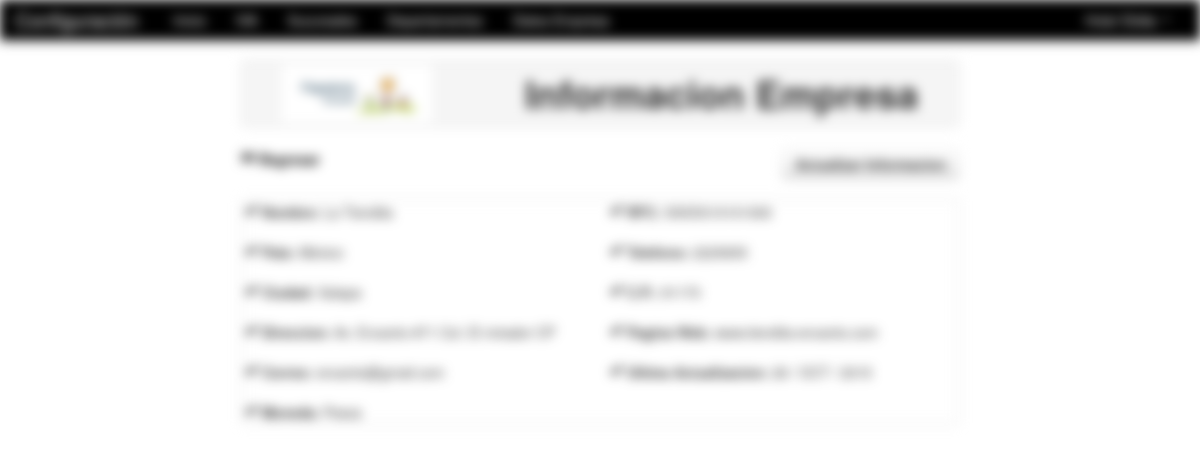
The page /Modulos/Datos/empresa.php (signed in) on the database its author committed.
### tables this page shows
CREATE TABLE IF NOT EXISTS `empresa` (
  `idEmpresa` int(11) NOT NULL,
  `empresa` varchar(255) NOT NULL,
  `nit` varchar(255) NOT NULL,
  `direccion` varchar(255) NOT NULL,
  `pais` varchar(255) NOT NULL,
  `ciudad` varchar(255) NOT NULL,
  `tel` varchar(255) NOT NULL,
  `fax` varchar(255) NOT NULL,
  `web` varchar(255) NOT NULL,
  `correo` varchar(255) NOT NULL,
  `fecha` date NOT NULL,
  `moneda` varchar(22) NOT NULL,
  `anno` varchar(255) NOT NULL
);

### Modulos/funciones.php (called while the page is built, shortened)
<?php
	function fecha($fecha){
		$meses = array("ENE","FEB","MAR","ABR","MAY","JUN","JUL","AGO","SEP","OCT","NOV","DIC");
		$a=substr($fecha, 0, 4);
		$m=substr($fecha, 5, 2);
		$d=substr($fecha, 8);
		return $d." / ".$meses[$m-1]." / ".$a;
	}
?>

### Modulos/Datos/empresa.php (the view, shortened to what this page needs)
<?php
	include_once "class/class.php";
	include_once "../funciones.php";
?>
<!DOCTYPE html>
<html lang="es">
  <head>
    <link href="../../css/bootstrap.css" rel="stylesheet">
    <link href="../../css/bootstrap-responsive.css" rel="stylesheet">
  </head>
  <body>
    <?php include_once "../../menu/m_datos.php"; ?>
    <div align="center">
    <table width="60%">
      <tr>
        <td>
        	<?php
				$pa=mysql_query("SELECT * FROM empresa WHERE idEmpresa=1");
				$row=mysql_fetch_array($pa);
			?>
        	<table class="table table-bordered">
              <tr class="well">
                <td>
               	    <div class="row-fluid">
	                    <div class="span4" align="center">
                        	<img src="../../img/logo.jpg" width="150" height="100">
                        </div>
    	                <div class="span8">
                    		<h1 align="center">Informacion Empresa</h1>
                        </div>
                    </div>
                </td>
              </tr>
            </table>
        </td>
      </tr>
    </table>
    <table width="60%">
      <tr>
        <td>
       	    <div class="row-fluid">
	            <div class="span4">
                	<a href="index.php" class="text-info"><i class="icon-fast-backward"></i> <strong>Regresar</strong></a>
                </div>
    	        <div class="span8" align="right">
                	<a href="#myModal" role="button" class="btn" data-toggle="modal"><strong>Actualizar Informacion</strong></a>
                </div>
            </div><br>
        	<table class="table table-bordered">
              <tr>
                <td>
                    <div class="row-fluid">
                    	<div class="span6">
                        	<i class="icon-ok"></i> <strong>Nombre: </strong><?php echo $row['empresa']; ?><br><br>
                            <i class="icon-ok"></i> <strong>Pais: </strong><?php echo $row['pais']; ?><br><br>
                            <i class="icon-ok"></i> <strong>Ciudad: </strong><?php echo $row['ciudad']; ?><br><br>
                            <i class="icon-ok"></i> <strong>Direccion: </strong><?php echo $row['direccion']; ?><br><br>
                            <i class="icon-ok"></i> <strong>Correo: </strong><?php echo $row['correo']; ?><br><br>
                            <i class="icon-ok"></i> <strong>Moneda: </strong><?php echo $row['moneda']; ?>
                        </div>
                    	<div class="span6">
                        	<i class="icon-ok"></i> <strong>RFC: </strong><?php echo $row['nit']; ?><br><br>
                            <i class="icon-ok"></i> <strong>Telefono: </strong><?php echo $row['tel']; ?><br><br>
                            <i class="icon-ok"></i> <strong>C.P.: </strong><?php echo $row['fax']; ?><br><br>
                            <i class="icon-ok"></i> <strong>Pagina Web: </strong><?php echo $row['web']; ?><br><br>
                            <i class="icon-ok"></i> <strong>Ultima Actualizacion: </strong><?php echo fecha($row['fecha']); ?><br><br>
                    	</div>
                    </div>
                </td>
              </tr>
            </table>
        </td>
      </tr>
    </table>
    </div>
  </body>
</html>

### menu/m_datos.php (shortened to what this page needs)
<div class="navbar navbar-inverse navbar-fixed-top">
      <div class="navbar-inner">
        <div class="container">
          <a class="brand" href="#" style="color:#FFF">Configuración</a>
          <div class="nav-collapse collapse">
            <ul class="nav">
              <li><a href="../../Principal.php" style="color:#FFF">Inicio</a></li>
              <li><a href="iva.php" style="color:#FFF">IVA</a></li>
              <li><a href="Deposito.php" style="color:#FFF">Sucursales</a></li>
              <li><a href="departamento.php" style="color:#FFF">Departamentos</a></li>
              <li><a href="empresa.php" style="color:#FFF">Datos Empresa</a></li>
            </ul>
            <ul class="nav pull-right">
                <li class="dropdown">
              		<a href="#" style="color:#FFF" class="dropdown-toggle" data-toggle="dropdown">
                    	Hola! <?php echo $_SESSION['user_name']; ?> <b class="caret"></b>
                    </a>
                </li>
          	</ul>
          </div>
        </div>
      </div>
    </div>

### Modulos/Datos/empresa.php (style rules this page uses)
body { padding-top: 60px; padding-bottom: 40px; }

### rows shown on the page
empresa: empresa "La Tiendita", pais "México", ciudad "Xalapa", direccion "Av. Encanto #71 Col. El mirador CP", correo "encanto@gmail.com", moneda "Pesos", nit "XAXX010101000", tel "2225655", fax "91170", web "www.tiendita-encanto.com", fecha "26 / OCT / 2015"

### other values the page prints
$_SESSION['user_name'] "Elidia"
